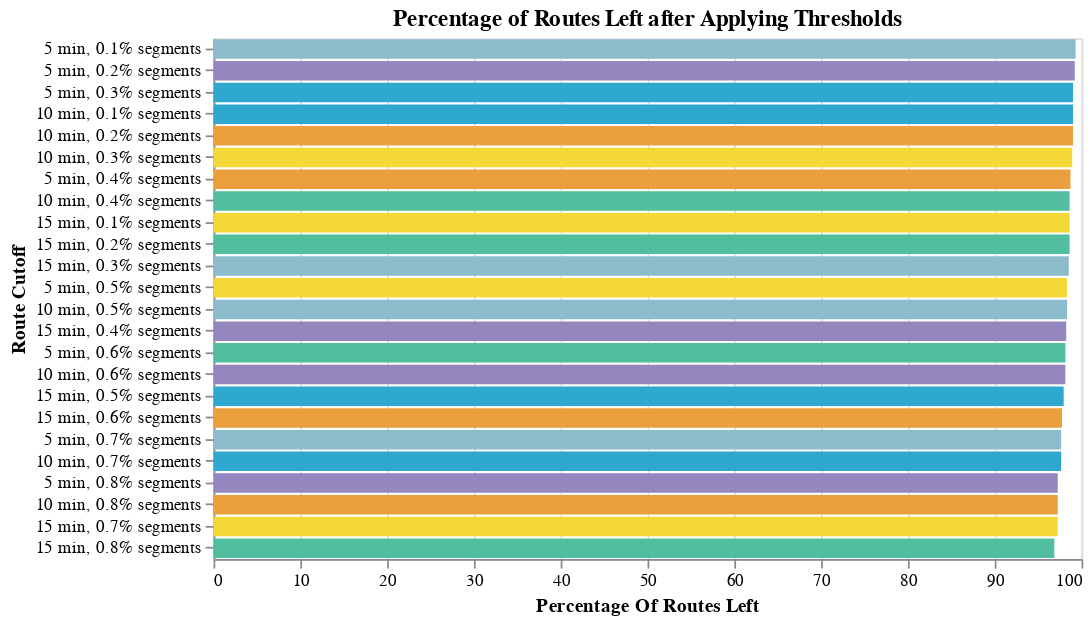

Source (notebook cell):
### Code cell
threshold_utils.chart_size(statewide_routes_chart, 500, 300)

### Figure 1 — Vega-Lite specification as saved in the notebook (floating-point values rounded to 4 significant figures)
{"config": {"view": {"continuousWidth": 400, "continuousHeight": 300}}, "data": {"name": "data-b0e6782643fa1d95a4fc88254f7c2b3f"}, "mark": "bar", "encoding": {"color": {"field": "Route Cutoff", "legend": null, "scale": {"range": ["#2EA8CE", "#EB9F3C", "#F4D837", "#51BF9D", "#8CBCCB", "#9487C0"]}, "type": "nominal"}, "tooltip": [{"field": "Route Cutoff", "type": "nominal"}, {"field": "Percentage Of Routes Left", "type": "quantitative"}, {"field": "Missing Routes", "type": "quantitative"}], "x": {"field": "Percentage Of Routes Left", "sort": {"field": "Percentage Of Routes Left", "order": "descending"}, "type": "quantitative"}, "y": {"field": "Route Cutoff", "sort": {"field": "Percentage Of Routes Left", "order": "descending"}, "type": "nominal"}}, "height": 300, "title": "Percentage of Routes Left after Applying Thresholds", "width": 500, "$schema": "https://vega.github.io/schema/vega-lite/v4.17.0.json", "datasets": {"data-b0e6782643fa1d95a4fc88254f7c2b3f": [{"Index": "route_id", "Total Routes In Category": 1015, "Route Cutoff": "5 min, 0.1% segments", "Total Routes": 1022, "Percentage Of Routes Left": 99.32, "Missing Routes": 7}, {"Index": "route_id", "Total Routes In Category": 1014, "Route Cutoff": "5 min, 0.2% segments", "Total Routes": 1022, "Percentage Of Routes Left": 99.22, "Missing Routes": 8}, {"Index": "route_id", "Total Routes In Category": 1012, "Route Cutoff": "5 min, 0.3% segments", "Total Routes": 1022, "Percentage Of Routes Left": 99.02, "Missing Routes": 10}, {"Index": "route_id", "Total Routes In Category": 1009, "Route Cutoff": "5 min, 0.4% segments", "Total Routes": 1022, "Percentage Of Routes Left": 98.73, "Missing Routes": 13}, {"Index": "route_id", "Total Routes In Category": 1005, "Route Cutoff": "5 min, 0.5% segments", "Total Routes": 1022, "Percentage Of Routes Left": 98.34, "Missing Routes": 17}, {"Index": "route_id", "Total Routes In Category": 1003, "Route Cutoff": "5 min, 0.6% segments", "Total Routes": 1022, "Percentage Of Routes Left": 98.14, "Missing Routes": 19}, {"Index": "route_id", "Total Routes In Category": 998, "Route Cutoff": "5 min, 0.7% segments", "Total Routes": 1022, "Percentage Of Routes Left": 97.65, "Missing Routes": 24}, {"Index": "route_id", "Total Routes In Category": 994, "Route Cutoff": "5 min, 0.8% segments", "Total Routes": 1022, "Percentage Of Routes Left": 97.26, "Missing Routes": 28}, {"Index": "route_id", "Total Routes In Category": 1012, "Route Cutoff": "10 min, 0.1% segments", "Total Routes": 1022, "Percentage Of Routes Left": 99.02, "Missing Routes": 10}, {"Index": "route_id", "Total Routes In Category": 1012, "Route Cutoff": "10 min, 0.2% segments", "Total Routes": 1022, "Percentage Of Routes Left": 99.02, "Missing Routes": 10}, {"Index": "route_id", "Total Routes In Category": 1011, "Route Cutoff": "10 min, 0.3% segments", "Total Routes": 1022, "Percentage Of Routes Left": 98.92, "Missing Routes": 11}, {"Index": "route_id", "Total Routes In Category": 1008, "Route Cutoff": "10 min, 0.4% segments", "Total Routes": 1022, "Percentage Of Routes Left": 98.63, "Missing Routes": 14}, {"Index": "route_id", "Total Routes In Category": 1005, "Route Cutoff": "10 min, 0.5% segments", "Total Routes": 1022, "Percentage Of Routes Left": 98.34, "Missing Routes": 17}, {"Index": "route_id", "Total Routes In Category": 1003, "Route Cutoff": "10 min, 0.6% segments", "Total Routes": 1022, "Percentage Of Routes Left": 98.14, "Missing Routes": 19}, {"Index": "route_id", "Total Routes In Category": 998, "Route Cutoff": "10 min, 0.7% segments", "Total Routes": 1022, "Percentage Of Routes Left": 97.65, "Missing Routes": 24}, {"Index": "route_id", "Total Routes In Category": 994, "Route Cutoff": "10 min, 0.8% segments", "Total Routes": 1022, "Percentage Of Routes Left": 97.26, "Missing Routes": 28}, {"Index": "route_id", "Total Routes In Category": 1008, "Route Cutoff": "15 min, 0.1% segments", "Total Routes": 1022, "Percentage Of Routes Left": 98.63, "Missing Routes": 14}, {"Index": "route_id", "Total Routes In Category": 1008, "Route Cutoff": "15 min, 0.2% segments", "Total Routes": 1022, "Percentage Of Routes Left": 98.63, "Missing Routes": 14}, {"Index": "route_id", "Total Routes In Category": 1007, "Route Cutoff": "15 min, 0.3% segments", "Total Routes": 1022, "Percentage Of Routes Left": 98.53, "Missing Routes": 15}, {"Index": "route_id", "Total Routes In Category": 1004, "Route Cutoff": "15 min, 0.4% segments", "Total Routes": 1022, "Percentage Of Routes Left": 98.24, "Missing Routes": 18}, {"Index": "route_id", "Total Routes In Category": 1001, "Route Cutoff": "15 min, 0.5% segments", "Total Routes": 1022, "Percentage Of Routes Left": 97.95, "Missing Routes": 21}, {"Index": "route_id", "Total Routes In Category": 999, "Route Cutoff": "15 min, 0.6% segments", "Total Routes": 1022, "Percentage Of Routes Left": 97.75, "Missing Routes": 23}, {"Index": "route_id", "Total Routes In Category": 994, "Route Cutoff": "15 min, 0.7% segments", "Total Routes": 1022, "Percentage Of Routes Left": 97.26, "Missing Routes": 28}, {"Index": "route_id", "Total Routes In Category": 990, "Route Cutoff": "15 min, 0.8% segments", "Total Routes": 1022, "Percentage Of Routes Left": 96.87, "Missing Routes": 32}]}}
